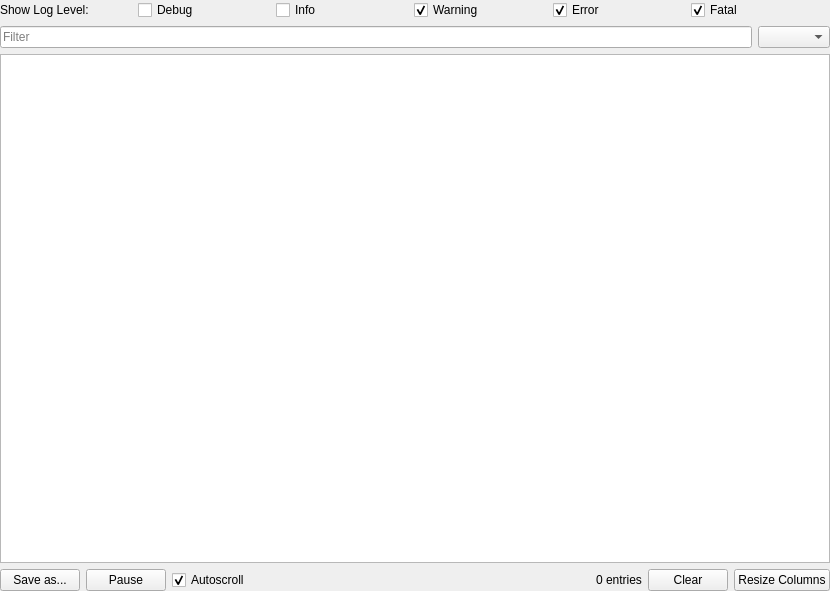
<?xml version="1.0" encoding="UTF-8"?>
<ui version="4.0">
 <class>LogWidget</class>
 <widget class="QWidget" name="LogWidget">
  <property name="geometry">
   <rect>
    <x>0</x>
    <y>0</y>
    <width>830</width>
    <height>591</height>
   </rect>
  </property>
  <layout class="QVBoxLayout" name="verticalLayout">
   <property name="leftMargin">
    <number>0</number>
   </property>
   <property name="topMargin">
    <number>0</number>
   </property>
   <property name="rightMargin">
    <number>0</number>
   </property>
   <property name="bottomMargin">
    <number>0</number>
   </property>
   <item>
    <layout class="QHBoxLayout" name="log_level_layout">
     <item>
      <widget class="QLabel" name="show_log_level_label">
       <property name="minimumSize">
        <size>
         <width>5</width>
         <height>0</height>
        </size>
       </property>
       <property name="text">
        <string>Show Log Level:</string>
       </property>
      </widget>
     </item>
     <item>
      <widget class="QCheckBox" name="debug_checkbox">
       <property name="minimumSize">
        <size>
         <width>5</width>
         <height>0</height>
        </size>
       </property>
       <property name="text">
        <string>Debug</string>
       </property>
       <property name="checked">
        <bool>false</bool>
       </property>
      </widget>
     </item>
     <item>
      <widget class="QCheckBox" name="info_checkbox">
       <property name="minimumSize">
        <size>
         <width>5</width>
         <height>0</height>
        </size>
       </property>
       <property name="text">
        <string>Info</string>
       </property>
       <property name="checked">
        <bool>false</bool>
       </property>
      </widget>
     </item>
     <item>
      <widget class="QCheckBox" name="warning_checkbox">
       <property name="minimumSize">
        <size>
         <width>5</width>
         <height>0</height>
        </size>
       </property>
       <property name="text">
        <string>Warning</string>
       </property>
       <property name="checked">
        <bool>true</bool>
       </property>
      </widget>
     </item>
     <item>
      <widget class="QCheckBox" name="error_checkbox">
       <property name="minimumSize">
        <size>
         <width>5</width>
         <height>0</height>
        </size>
       </property>
       <property name="text">
        <string>Error</string>
       </property>
       <property name="checked">
        <bool>true</bool>
       </property>
      </widget>
     </item>
     <item>
      <widget class="QCheckBox" name="fatal_checkbox">
       <property name="minimumSize">
        <size>
         <width>5</width>
         <height>0</height>
        </size>
       </property>
       <property name="text">
        <string>Fatal</string>
       </property>
       <property name="checked">
        <bool>true</bool>
       </property>
      </widget>
     </item>
     <item>
      <spacer name="log_level_spacer">
       <property name="orientation">
        <enum>Qt::Horizontal</enum>
       </property>
      </spacer>
     </item>
    </layout>
   </item>
   <item>
    <layout class="QHBoxLayout" name="filter_layout">
     <item>
      <widget class="QFilterLineEdit" name="filter_lineedit">
       <property name="minimumSize">
        <size>
         <width>10</width>
         <height>0</height>
        </size>
       </property>
       <property name="placeholderText">
        <string>Filter</string>
       </property>
      </widget>
     </item>
     <item>
      <widget class="QComboBox" name="filter_combobox">
       <property name="minimumSize">
        <size>
         <width>10</width>
         <height>0</height>
        </size>
       </property>
      </widget>
     </item>
    </layout>
   </item>
   <item>
    <widget class="QAdvancedTreeView" name="log_tree">
     <property name="editTriggers">
      <set>QAbstractItemView::NoEditTriggers</set>
     </property>
     <property name="selectionMode">
      <enum>QAbstractItemView::ExtendedSelection</enum>
     </property>
     <property name="rootIsDecorated">
      <bool>false</bool>
     </property>
     <property name="uniformRowHeights">
      <bool>true</bool>
     </property>
     <property name="itemsExpandable">
      <bool>false</bool>
     </property>
     <property name="allColumnsShowFocus">
      <bool>true</bool>
     </property>
     <property name="expandsOnDoubleClick">
      <bool>false</bool>
     </property>
    </widget>
   </item>
   <item>
    <layout class="QHBoxLayout" name="button_layout">
     <item>
      <widget class="QPushButton" name="save_button">
       <property name="minimumSize">
        <size>
         <width>20</width>
         <height>0</height>
        </size>
       </property>
       <property name="text">
        <string>Save as...</string>
       </property>
       <property name="icon">
        <iconset resource="../../../../../iconset/ecalicons.qrc">
         <normaloff>:/ecalicons/SAVE_AS</normaloff>:/ecalicons/SAVE_AS</iconset>
       </property>
      </widget>
     </item>
     <item>
      <widget class="QPushButton" name="pause_button">
       <property name="minimumSize">
        <size>
         <width>20</width>
         <height>0</height>
        </size>
       </property>
       <property name="text">
        <string>Pause</string>
       </property>
       <property name="icon">
        <iconset resource="../../../../../iconset/ecalicons.qrc">
         <normaloff>:/ecalicons/PAUSE</normaloff>
         <normalon>:/ecalicons/START</normalon>:/ecalicons/PAUSE</iconset>
       </property>
       <property name="checkable">
        <bool>true</bool>
       </property>
      </widget>
     </item>
     <item>
      <widget class="QCheckBox" name="autoscroll_checkbox">
       <property name="minimumSize">
        <size>
         <width>20</width>
         <height>0</height>
        </size>
       </property>
       <property name="text">
        <string>Autoscroll</string>
       </property>
       <property name="checked">
        <bool>true</bool>
       </property>
      </widget>
     </item>
     <item>
      <spacer name="button_spacer">
       <property name="orientation">
        <enum>Qt::Horizontal</enum>
       </property>
       <property name="sizeHint" stdset="0">
        <size>
         <width>0</width>
         <height>0</height>
        </size>
       </property>
      </spacer>
     </item>
     <item>
      <widget class="QLabel" name="message_counter_label">
       <property name="minimumSize">
        <size>
         <width>20</width>
         <height>0</height>
        </size>
       </property>
       <property name="text">
        <string>0 entries</string>
       </property>
      </widget>
     </item>
     <item>
      <widget class="QPushButton" name="clear_button">
       <property name="minimumSize">
        <size>
         <width>20</width>
         <height>0</height>
        </size>
       </property>
       <property name="text">
        <string>Clear</string>
       </property>
       <property name="icon">
        <iconset resource="../../../../../iconset/ecalicons.qrc">
         <normaloff>:/ecalicons/CLEAR</normaloff>:/ecalicons/CLEAR</iconset>
       </property>
      </widget>
     </item>
     <item>
      <widget class="QPushButton" name="resize_columns_button">
       <property name="minimumSize">
        <size>
         <width>20</width>
         <height>0</height>
        </size>
       </property>
       <property name="text">
        <string>Resize Columns</string>
       </property>
       <property name="icon">
        <iconset resource="../../../../../iconset/ecalicons.qrc">
         <normaloff>:/ecalicons/TABLE_WIDTH</normaloff>:/ecalicons/TABLE_WIDTH</iconset>
       </property>
      </widget>
     </item>
    </layout>
   </item>
  </layout>
 </widget>
 <customwidgets>
  <customwidget>
   <class>QAdvancedTreeView</class>
   <extends>QTreeView</extends>
   <header>CustomQt/QAdvancedTreeView.h</header>
  </customwidget>
  <customwidget>
   <class>QFilterLineEdit</class>
   <extends>QLineEdit</extends>
   <header>CustomQt/QFilterLineEdit.h</header>
  </customwidget>
 </customwidgets>
 <resources>
  <include location="../../../../../iconset/ecalicons.qrc"/>
 </resources>
 <connections/>
</ui>
